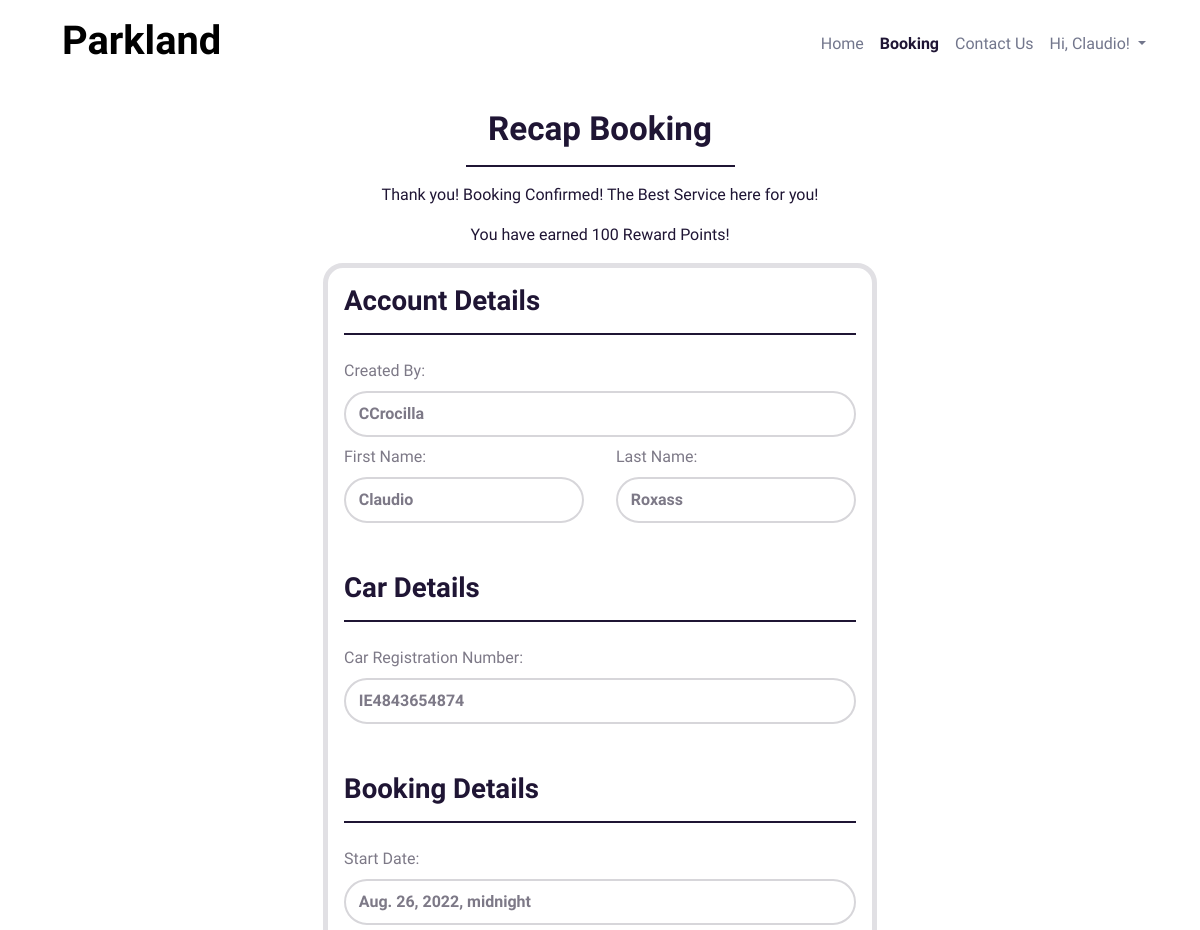
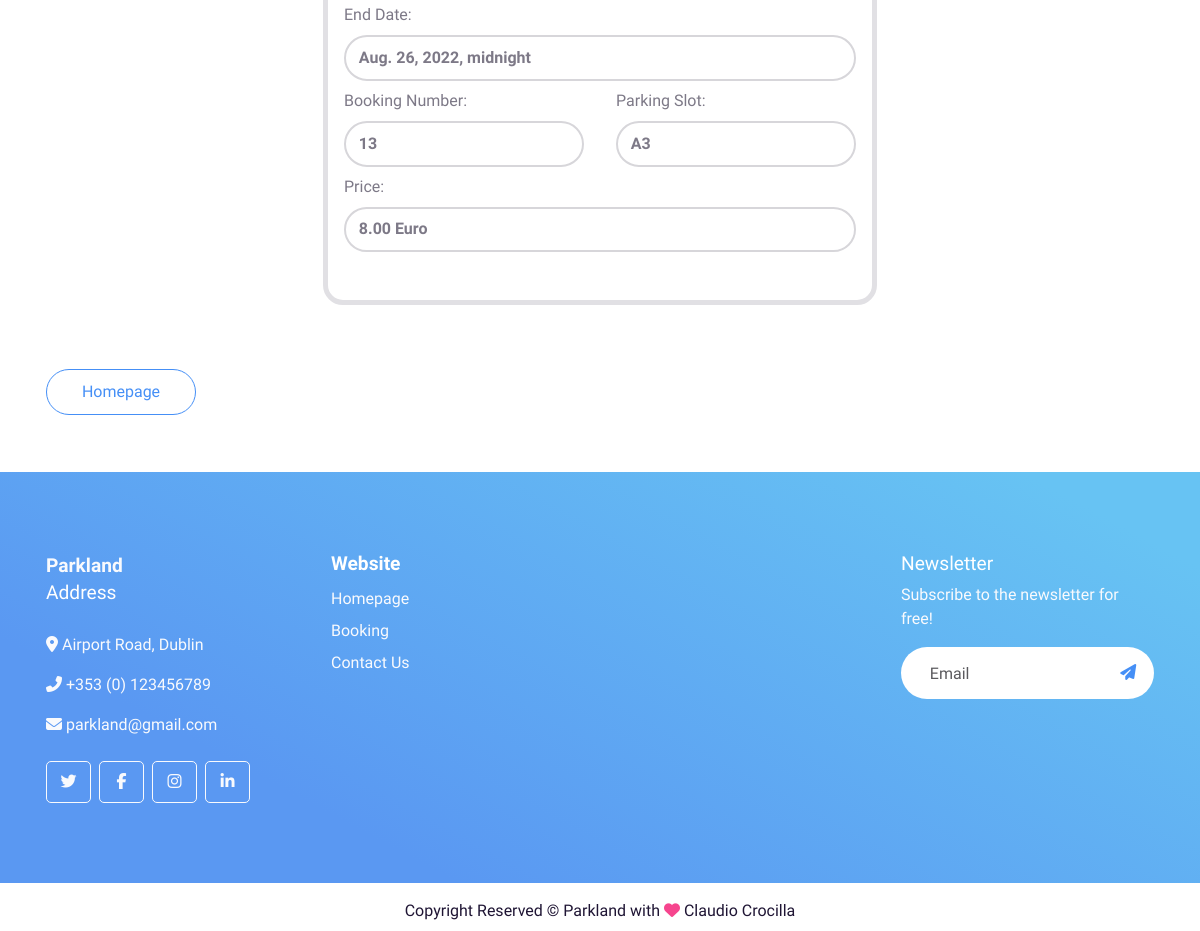
The page /booking/booking/13 (signed in) on the database its author committed (2 pictures, top to bottom).
### car_park/models.py (models this page shows, shortened)
class Booking(models.Model):
    code = models.CharField(
        max_length=100,
        null=True,
        blank=True
        )
    created_by = models.ForeignKey(
        User,
        null=True,
        blank=True,
        on_delete=models.CASCADE,
        related_name="bookings"
        )
    created_date = models.DateTimeField(auto_now_add=True)
    start_date = models.DateTimeField(blank=True, null=True)
    end_date = models.DateTimeField(blank=True, null=True)
    car = models.ForeignKey(
        Car,
        on_delete=models.CASCADE,
        related_name="bookings"
        )
    recharge_car = models.BooleanField(default=False)
    parking = models.ForeignKey(
        Parking,
        on_delete=models.CASCADE,
        related_name="bookings"
        )
    final_price = models.DecimalField(max_digits=50, decimal_places=2)

class Car(models.Model):
    user = models.ForeignKey(
        User,
        on_delete=models.CASCADE,
        related_name="cars"
        )
    is_electric = models.BooleanField(default=False)
    registration_number = models.CharField(max_length=12)

class Parking(models.Model):
    name = models.CharField(max_length=100)
    created_by = models.ForeignKey(
        User,
        null=True,
        blank=True,
        on_delete=models.CASCADE,
        related_name="parkings"
        )
    is_electric = models.BooleanField(default=False)
    area = models.ForeignKey(
        Area,
        on_delete=models.CASCADE,
        related_name="parkings"
        )
    location_x = models.IntegerField()
    location_y = models.IntegerField()
    price = models.DecimalField(max_digits=50, decimal_places=2)
    status = models.BooleanField(default=False)

### booking/views.py (the view, shortened to what this page needs)
# urls.py: path('booking/<int:pk>', RecapBookingView.as_view(), name='recap-booking'),
class RecapBookingView(DetailView):
    model = Booking
    queryset = Booking.objects.all()
    template_name = 'booking/recap-booking.html'

### booking/templates/booking/recap-booking.html (shortened to what this page needs)
{% extends 'base.html' %}
{% load static %}
{% load crispy_forms_tags %}
{% block content %}
{% if user.is_authenticated %}
<section class="py-4 mt-5 mb-4">
    <div class="container-lg">
        <div class="row justify-content-center hero-text">
            <div class="col text-center">
                <h2 class="fw-bold text-dark">Recap Booking</h2>
                <hr class="w-25 mx-auto text-dark" style="height:2px;" />
            </div>
        </div>
        <div class="row justify-content-center">
            <div class="col-sm-9 col-xl-8 text-center text-dark">
                <p>Thank you! Booking Confirmed! The Best Service here for you!</p>
                <p>You have earned 100 Reward Points!</p>
            </div>
        </div>
    </div>
    <div class="container card mb-6">
        <div class="row">
            <div class="col-12 col-md-8 col-lg-6 offset-md-2 offset-lg-3 border border-5 rounded-3">
                <h3 class="mt-3 fw-bold text-dark"> Account Details </h3>
                <hr class="w-10 text-dark" style="height:2px;" />
                <div class="row">
                    <div class="col-12">
                        <label class="form-label mt-2">Created By:</label>
                        <span class="form-control border-2 fw-bold">
                            {{ booking.created_by }}
                        </span>
                    </div>
                    {% if booking.created_by.first_name and booking.created_by.last_name %}
                    <div class="col-12 col-sm-6">
                        <label class="form-label mt-2">First Name:</label>
                        <span class="form-control border-2 fw-bold">
                            {{ booking.created_by.first_name }}
                        </span>
                    </div>
                    <div class="col-12 col-sm-6">
                        <label class="form-label mt-2">Last Name:</label>
                        <span class="form-control border-2 fw-bold">
                            {{ booking.created_by.last_name }}
                        </span>
                    </div>
                    {% endif%}
                </div>
                <h3 class="mt-5 fw-bold text-dark">Car Details</h3>
                <hr class="w-10 text-dark" style="height:2px;" />
                <div>
                    <label class="form-label mt-2">Car Registration Number:</label>
                    <span class="form-control border-2 fw-bold">
                        {{ booking.car.registration_number }}
                    </span>
                </div>
                <h3 class="mt-5 fw-bold text-dark">Booking Details</h3>
                <hr class="w-10 text-dark" style="height:2px;" />
                <div class="row">
                    <div class="col-12">
                        <label class="form-label mt-2">Start Date:</label>
                        <span class="form-control border-2 fw-bold">
                            {{ booking.start_date }}
                        </span>
                    </div>
                    <div class="col-12">
                        <label class="form-label mt-2">End Date:</label>
                        <span class="form-control border-2 fw-bold">
                            {{ booking.end_date }}
                        </span>
                    </div>
                    <div class="col-12 col-sm-6">
                        <label class="form-label mt-2">Booking Number:</label>
                        <span class="form-control border-2 fw-bold">
                            {{ booking.code }}
                        </span>
                    </div>
                    <div class="col-12 col-sm-6">
                        <label class="form-label mt-2">Parking Slot:</label>
                        <span class="form-control border-2 fw-bold">
                            {{ booking.parking.name }}
                        </span>
                    </div>
                    <div class="mb-5 col-12">
                        <label class="form-label mt-2">Price: </label>
                        <span class="form-control border-2 fw-bold ">
                            {{ booking.final_price }} Euro
                        </span>
                    </div>
                </div>
            </div>
        </div>
    </div>
    <a class="btn btn-lg btn-minwidth btn-outline-primary rounded-pill" href="{% url 'homepage' %}"
        aria-label="Go to Homepage">Homepage</a>
</section>
{% endif %}
{% endblock %}

### templates/base.html (shortened to what this page needs)
{% load static %}
<!DOCTYPE html>
<html lang="en">
<head>
    <link href="https://cdn.jsdelivr.net/npm/bootstrap@5.1.3/dist/css/bootstrap.min.css" rel="stylesheet"
>
    <link href="{% static 'css/theme.min.css' %}" rel="stylesheet" type="text/css">
    <link href="{% static 'css/custom-style.css' %}" rel="stylesheet" type="text/css">
    <link rel="stylesheet" href="https://cdn.jsdelivr.net/npm/toastify-js/src/toastify.min.css" type="text/css">
    {% url 'homepage' as home %}
</head>
<body>
    <main class="main" id="top">
        <nav class="navbar navbar-expand-lg navbar-light fixed-top py-3" data-navbar-on-scroll="data-navbar-on-scroll">
            <div class="container">
                <a class="navbar-brand d-flex align-items-center fw-bold fs-2" href="{% url 'homepage' %}">
                    <h2 class="ms-3 display-4 d-inline-block">Parkland</h2>
                </a>
                <div class="menu-all collapse navbar-collapse border-top border-lg-0 mt-4 mt-lg-0"
                    id="navbarSupportedContent">
                    <ul class="navbar-nav ms-auto pt-2 pt-lg-0">
                        <li class="nav-item">
                            <a class="nav-link {% if request.path == home %}fw-bold active{% endif %}"
                                href="{% url 'homepage' %}">Home
                            </a>
                        </li>
                        {% if user.is_authenticated %}
                        <li class="nav-item">
                            <a class="nav-link {% if '/booking/' in request.path %}fw-bold active{% endif %}"
                                href="{% url 'searchparking' %}">Booking
                            </a>
                        </li>
                        {% endif %}
                        <li class="nav-item">
                            <a class="nav-link {% if '/contact/' in request.path %}fw-bold active{% endif %}"
                                href="{% url 'contact' %}">Contact Us
                            </a>
                        </li>
                        {% if user.is_authenticated %}
                        <li class="nav-item dropdown">
                            <a class="nav-link dropdown-toggle" href="#" id="navbarDropdown" role="button"
                                data-bs-toggle="dropdown" aria-expanded="false">
                                {% if not user.first_name %}
                                Hi, {{ user }}!
                                {% else %}
                                Hi, {{ user.first_name }}!
                                {%endif%}
                            </a>
                        </li>
                        {% else %}
                        <li class="nav-item"><a class="nav-link" href="{% url 'account_signup' %}">Sign Up</a></li>
                        <li class="nav-item"><a class="nav-link" href="{% url 'account_login' %}">Sign In</a></li>
                        {% endif %}
                    </ul>
                </div>
            </div>
        </nav>
    </main>
    <div class="container mt-7 mb-4">
        {% block content %}
        {% endblock %}
    </div>
    <footer class="py-6 mb-2 pt-7 bg-primary-gradient">
        <div class="container">
            <div class="row">
                <div class="col-12 col-sm-4 col-lg mb-3 order-1 order-sm-1">
                    <span class="fw-bold fs-1 text-light">Parkland</span>
                    <p class="section-title text-white h5 mb-4">Address</p>
                    <p class="text-light"><i class="fa fa-map-marker-alt" aria-hidden="true"></i> Airport Road, Dublin
                    </p>
                    <p class="text-light"><i class="fa fa-phone-alt" aria-hidden="true"></i> +353 (0) 123456789</p>
                    <p class="text-light"><i class="fa fa-envelope" aria-hidden="true"></i> parkland@gmail.com</p>
                    <div class="d-flex pt-2">
                        <a class="btn btn-social-icons btn-outline-light btn-social me-2 py-2"
                            href="https://twitter.com/?lang=en" target="_blank" rel="noopener"
                            aria-label="Visit our Twitter Page (This link opens in a new tab)">
                            <i class="fab fa-twitter" aria-hidden="true"></i>
                        </a>
                        <a class="btn btn-social-icons btn-outline-light btn-social me-2 py-2"
                            href="https://www.facebook.com/" target="_blank" rel="noopener"
                            aria-label="Visit our Facebook Page (This link opens in a new tab)">
                            <i class="fab fa-facebook-f" aria-hidden="true"></i>
                        </a>
                        <a class="btn btn-social-icons btn-outline-light btn-social me-2 py-2"
                            href="https://www.instagram.com/" target="_blank" rel="noopener"
                            aria-label="Visit our Instagram Page (This link opens in a new tab)">
                            <i class="fab fa-instagram" aria-hidden="true"></i>
                        </a>
                        <a class="btn btn-social-icons btn-outline-light btn-social me-2 py-2"
                            href="https://ie.linkedin.com/" target="_blank" rel="noopener"
                            aria-label="Visit our Linkedin Page (This link opens in a new tab)">
                            <i class="fab fa-linkedin-in" aria-hidden="true"></i>
                        </a>
                    </div>
                </div>
                <div class="col-6 col-sm-4 col-lg mb-3 order-2 order-sm-2">
                    <p class="section-title text-white h5 fw-bold fs-1 text-light">Website</p>
                    <ul class="list-unstyled mb-md-4 mb-lg-0">
                        <li class="lh-lg">
                            <a class="text-light text-decoration-none" href="{% url 'homepage' %}">Homepage</a>
                        </li>
                        {% if user.is_authenticated %}
                        <li class="lh-lg">
                            <a class="text-light text-decoration-none" href="{% url 'searchparking' %}">Booking</a>
                        </li>
                        {% endif %}
                        <li class="lh-lg">
                            <a class="text-light text-decoration-none" href="{% url 'contact' %}">Contact Us</a>
                        </li>
                    </ul>
                </div>
                <div class="col-6 col-sm-4 col-lg mb-3 order-3 order-sm-3">
                </div>
                <div class="col-12 col-sm-12 col-lg mb-3 order-4 order-sm-4">
                    <p class="section-title text-white h5">Newsletter</p>
                    <p class="text-light">Subscribe to the newsletter for free!</p>
                    <div class="position-relative w-100 mt-3">
                        <form>
                            <input id="newsletter-email"
                                class="form-control border-0 rounded-pill w-100 ps-4 pe-5 newsletter-field text-dark"
                                type="email" placeholder="Email">
                            <button type="button"
                                class="btn shadow-3 position-absolute rounded-circle top-0 end-0 mt-1 me-1"
                                onclick="onSubmitNewsletter()" aria-label="Newsletter">
                                <i class=" fa fa-paper-plane text-primary" aria-hidden="true"></i>
                            </button>
                        </form>
                    </div>
                </div>
            </div>
        </div>
    </footer>
    <div class="container py-2">
        <div class="row">
            <div class="col-12">
                <div class="text-center">
                    <p class="mb-0 text-dark">Copyright Reserved &copy; Parkland with&nbsp;<i
                            class="fas fa-heart text-danger"></i>
                        Claudio Crocilla
                    </p>
                </div>
            </div>
        </div>
    </div>
</body>
</html>

### static/css/custom-style.css (style rules this page uses)
:root { --color-primary: #F6F6F6; --color-secondary: #888888; --color-danger: #D89E00; --color-backup: #FAFAFA; }
section { padding: 60px 0; overflow: hidden; }
.btn-social-icons { min-width: 45px }
.newsletter-field { height: 52px; }
::placeholder { color: #5B5A5E; opacity: 1; }
.btn-minwidth { min-width: 150px; }
.menu-all>ul>li>a { border-bottom: 2px solid transparent; }
.form-control, .form-select { border-radius: 2rem; }

### rows shown on the page
Booking: created_by "CCrocilla", created_by.first_name "Claudio", created_by.last_name "Roxass", car.registration_number "IE4843654874", start_date "Aug. 26, 2022, midnight", end_date "Aug. 26, 2022, midnight", code "13", parking.name "A3", final_price "8.00"

### other values the page prints
{{ user.first_name }} "Claudio"
